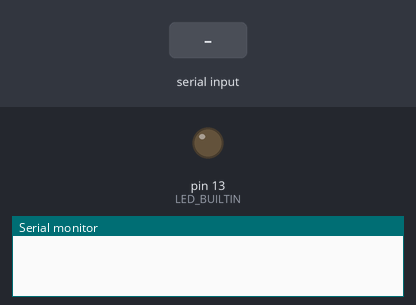
Recording of a sketch running on a simulated Arduino Uno, built with avr-gcc and run on an emulated ATmega328P. Parts: output pins drawn as LEDs (lit = HIGH), the last lines printed to the serial monitor. Inputs (shaded band) come from the test bench.

Above: at 1.2 s.
1.3 s: "a" received over Serial
At 2.0 s:
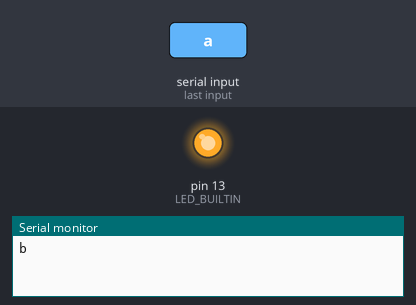
2.8 s: "b" received over Serial
At 3.2 s:
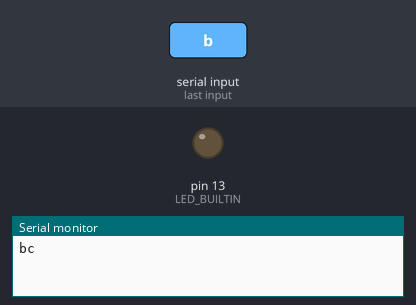
Timing chart, 0 to 5.8 s (numbered marks = the images above; inputs shaded):
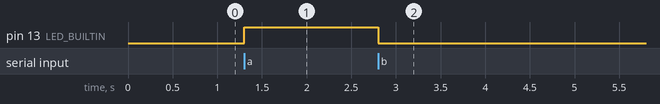

Measured:
- after the input at 1.3 s, pin 13 (LED_BUILTIN): LOW → HIGH at once
- after the input at 2.8 s, pin 13 (LED_BUILTIN): HIGH → LOW at once

The sketch:

02-Uno.ino
```cpp
void setup() {
  pinMode(LED_BUILTIN,OUTPUT);
  Serial.begin(9600);
}

void loop() {

  if (Serial.available()) {
    int inByte = Serial.read();

    if (inByte==97){
      digitalWrite(LED_BUILTIN,HIGH);
    }
    if (inByte==98){
      digitalWrite(LED_BUILTIN,LOW);
    }

    Serial.write(inByte+1);
  }
}
```
